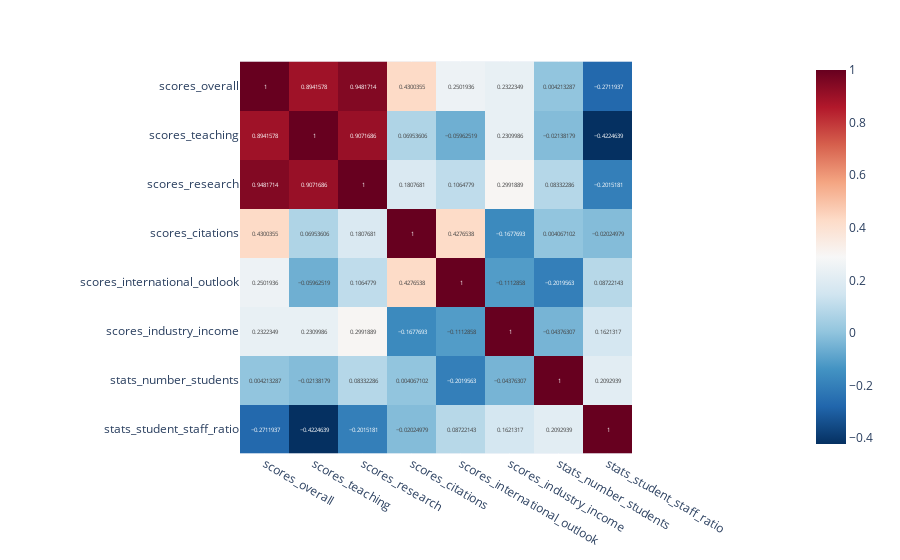

The code cell stored with this chart in its notebook:
### Code cell
##plotar correlação entre os seis fatores considerados usando plotly
fig = px.imshow(dados_2024.loc[:199,fatores_analisados].corr(),text_auto=True,color_continuous_scale='RdBu_r')
fig.show()

### Figure 1 — Plotly figure (JSON) as saved in the notebook; plotly's stock layout.template omitted (floating-point values rounded to 4 significant figures)
{"data": [{"coloraxis": "coloraxis", "hovertemplate": "x: %{x}<br>y: %{y}<br>color: %{z}<extra></extra>", "name": "0", "texttemplate": "%{z}", "type": "heatmap", "x": ["scores_overall", "scores_teaching", "scores_research", "scores_citations", "scores_international_outlook", "scores_industry_income", "stats_number_students", "stats_student_staff_ratio"], "xaxis": "x", "y": ["scores_overall", "scores_teaching", "scores_research", "scores_citations", "scores_international_outlook", "scores_industry_income", "stats_number_students", "stats_student_staff_ratio"], "yaxis": "y", "z": [[1, 0.8942, 0.9482, 0.43, 0.2502, 0.2322, 0.004213, -0.2712], [0.8942, 1, 0.9072, 0.06954, -0.05963, 0.231, -0.02138, -0.4225], [0.9482, 0.9072, 1, 0.1808, 0.1065, 0.2992, 0.08332, -0.2015], [0.43, 0.06954, 0.1808, 1, 0.4277, -0.1678, 0.004067, -0.02025], [0.2502, -0.05963, 0.1065, 0.4277, 1, -0.1113, -0.202, 0.08722], [0.2322, 0.231, 0.2992, -0.1678, -0.1113, 1, -0.04376, 0.1621], [0.004213, -0.02138, 0.08332, 0.004067, -0.202, -0.04376, 1, 0.2093], [-0.2712, -0.4225, -0.2015, -0.02025, 0.08722, 0.1621, 0.2093, 1]]}], "layout": {"coloraxis": {"colorscale": [[0, "rgb(5,48,97)"], [0.1, "rgb(33,102,172)"], [0.2, "rgb(67,147,195)"], [0.3, "rgb(146,197,222)"], [0.4, "rgb(209,229,240)"], [0.5, "rgb(247,247,247)"], [0.6, "rgb(253,219,199)"], [0.7, "rgb(244,165,130)"], [0.8, "rgb(214,96,77)"], [0.9, "rgb(178,24,43)"], [1, "rgb(103,0,31)"]]}, "margin": {"t": 60}, "xaxis": {"anchor": "y", "constrain": "domain", "domain": [0, 1], "scaleanchor": "y"}, "yaxis": {"anchor": "x", "autorange": "reversed", "constrain": "domain", "domain": [0, 1]}}}
